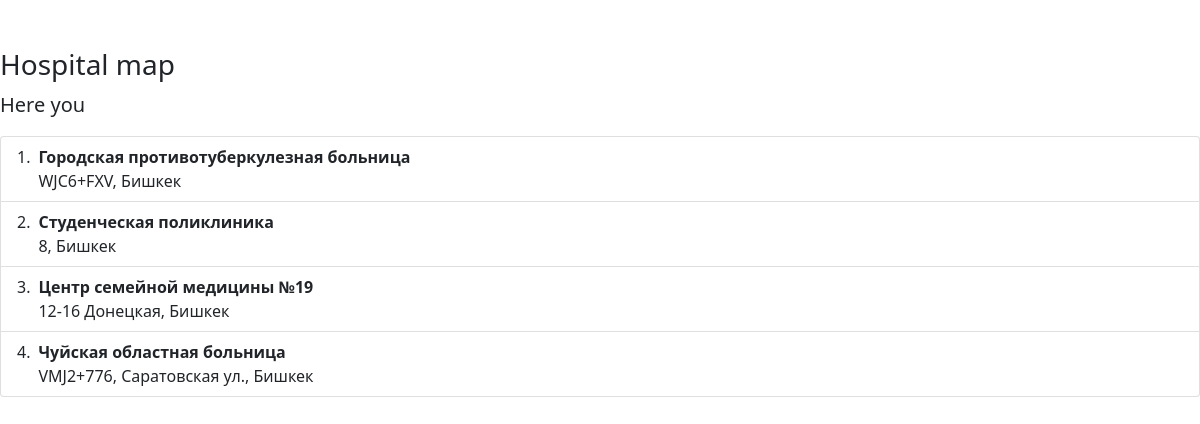
Before: / with the older database file.
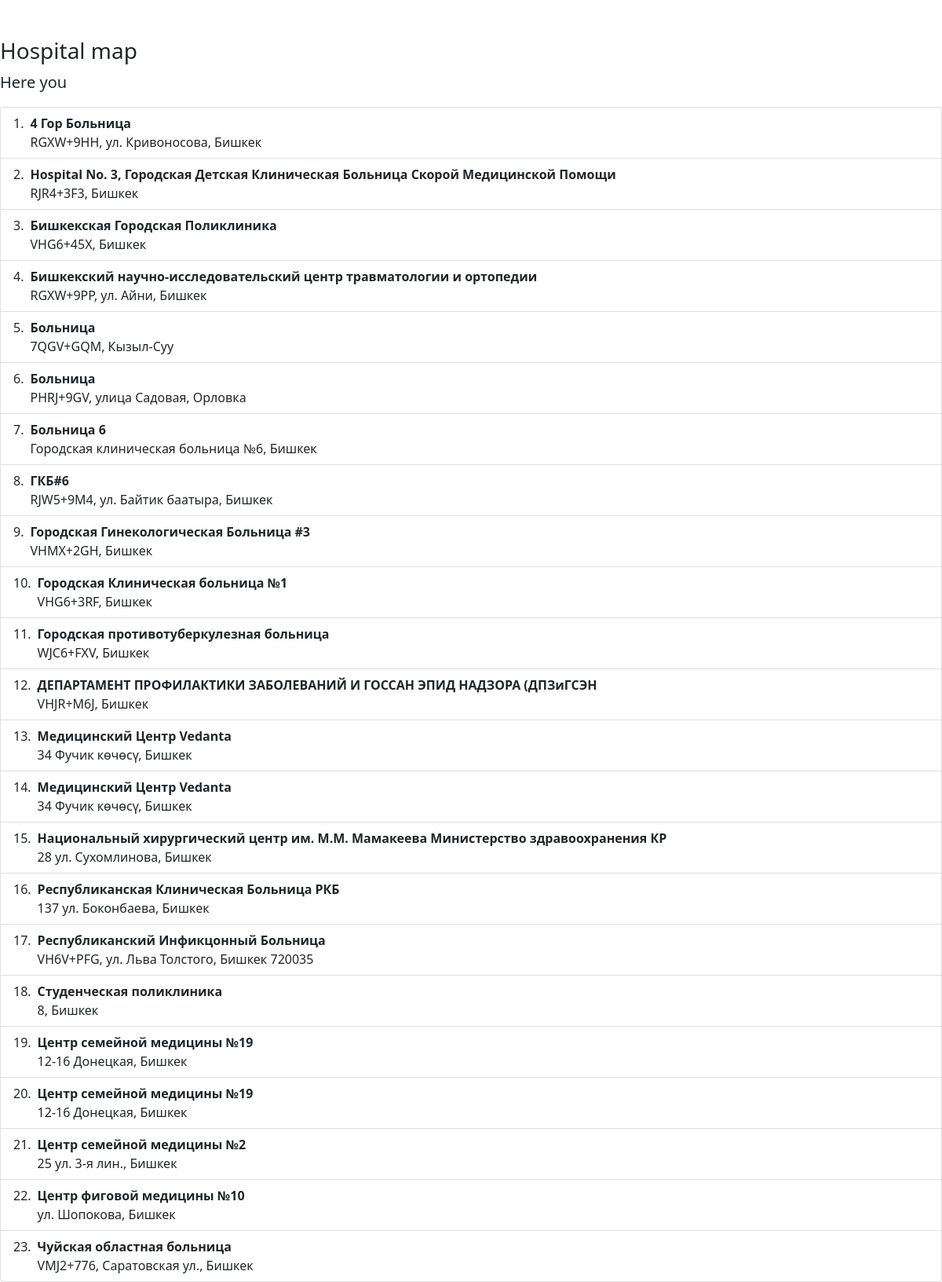
After: the same page with the newer database file.
### map/models.py (models this page shows, shortened)
class Location(models.Model):
    name = models.CharField(max_length=250, verbose_name='Название филиала')
    address = models.CharField(max_length=250, verbose_name='Адрес')
    lat = models.FloatField(verbose_name='Широта')
    lng = models.FloatField(verbose_name='Долгота')
    class Meta:
        verbose_name = 'Sucursal'
        verbose_name_plural = 'Sucursales'
        ordering = ['name']

### map/views.py (the view)
# urls.py: path('', home, name='home'),
def home(request):
    locations = Location.objects.all()
    initialMap = folium.Map(location=[41.2611204525265, 74.61809829460819], zoom_start=8)
    lat = [location.lat for location in locations]
    long = [location.lng for location in locations]
    print(lat)
    print(long)
    print(list(zip(lat,long)))
    FastMarkerCluster(data=zip(lat,long)).add_to(initialMap)
    context = {'map':initialMap._repr_html_(), 'locations':locations}
    return render(request, 'map/home.html', context)

### map/templates/map/home.html (shortened to what this page needs)
{% extends 'map/base.html' %}
{% block content %}
<div class="'row">
    <div class="'col-md-4">
        <h3>Hospital map</h3>
        <p class="lead">Here you</p>
        <ol class="list-group list-group-numbered">
            {% for location in locations %}
            <li class="list-group-item d-flex justify-content-between align-items-start">
              <div class="ms-2 me-auto">
                <div class="fw-bold">{{ location.name }}</div>
                  {{ location.address }}
              </div>
            </li>
            {% endfor %}
          </ol>
    </div>
</div>
{% endblock %}

### map/templates/map/base.html (shortened to what this page needs)
<!doctype html>
<html lang="ru">
  <head>
    <link href="https://cdn.jsdelivr.net/npm/bootstrap@5.0.2/dist/css/bootstrap.min.css" rel="stylesheet">
  </head>
  <body>
    <div class="cotainer mt-5">
        {% block content %}{% endblock %}
    </div>
  </body>
</html>

Changed rows visible on the page:
added Location: name "4 Гор Больница", address "RGXW+9HH, ул. Кривоносова, Бишкек"
added Location: name "Hospital No. 3, Городская Детская Клиническая Больница Скорой Медицинской Помощи", address "RJR4+3F3, Бишкек"
added Location: name "Бишкекская Городская Поликлиника", address "VHG6+45X, Бишкек"
added Location: name "Бишкекский научно-исследовательский центр травматологии и ортопедии", address "RGXW+9PP, ул. Айни, Бишкек"
added Location: name "Больница", address "7QGV+GQM, Кызыл-Суу"
added Location: name "Больница", address "PHRJ+9GV, улица Садовая, Орловка"
added Location: name "Больница 6", address "Городская клиническая больница №6, Бишкек"
added Location: name "ГКБ#6", address "RJW5+9M4, ул. Байтик баатыра, Бишкек"
added Location: name "Городская Гинекологическая Больница #3", address "VHMX+2GH, Бишкек"
added Location: name "Городская Клиническая больница №1", address "VHG6+3RF, Бишкек"
added Location: name "ДЕПАРТАМЕНТ ПРОФИЛАКТИКИ ЗАБОЛЕВАНИЙ И ГОССАН ЭПИД НАДЗОРА (ДПЗиГСЭН", address "VHJR+M6J, Бишкек"
added Location: name "Медицинский Центр Vedanta", address "34 Фучик көчөсү, Бишкек"
added Location: name "Медицинский Центр Vedanta", address "34 Фучик көчөсү, Бишкек"
added Location: name "Национальный хирургический центр им. М.М. Мамакеева Министерство здравоохранения КР", address "28 ул. Сухомлинова, Бишкек"
added Location: name "Республиканская Клиническая Больница РКБ", address "137 ул. Боконбаева, Бишкек"
added Location: name "Республиканский Инфикцонный Больница", address "VH6V+PFG, ул. Льва Толстого, Бишкек 720035"
added Location: name "Центр семейной медицины №19", address "12-16 Донецкая, Бишкек"
added Location: name "Центр семейной медицины №2", address "25 ул. 3-я лин., Бишкек"
added Location: name "Центр фиговой медицины №10", address "ул. Шопокова, Бишкек"
